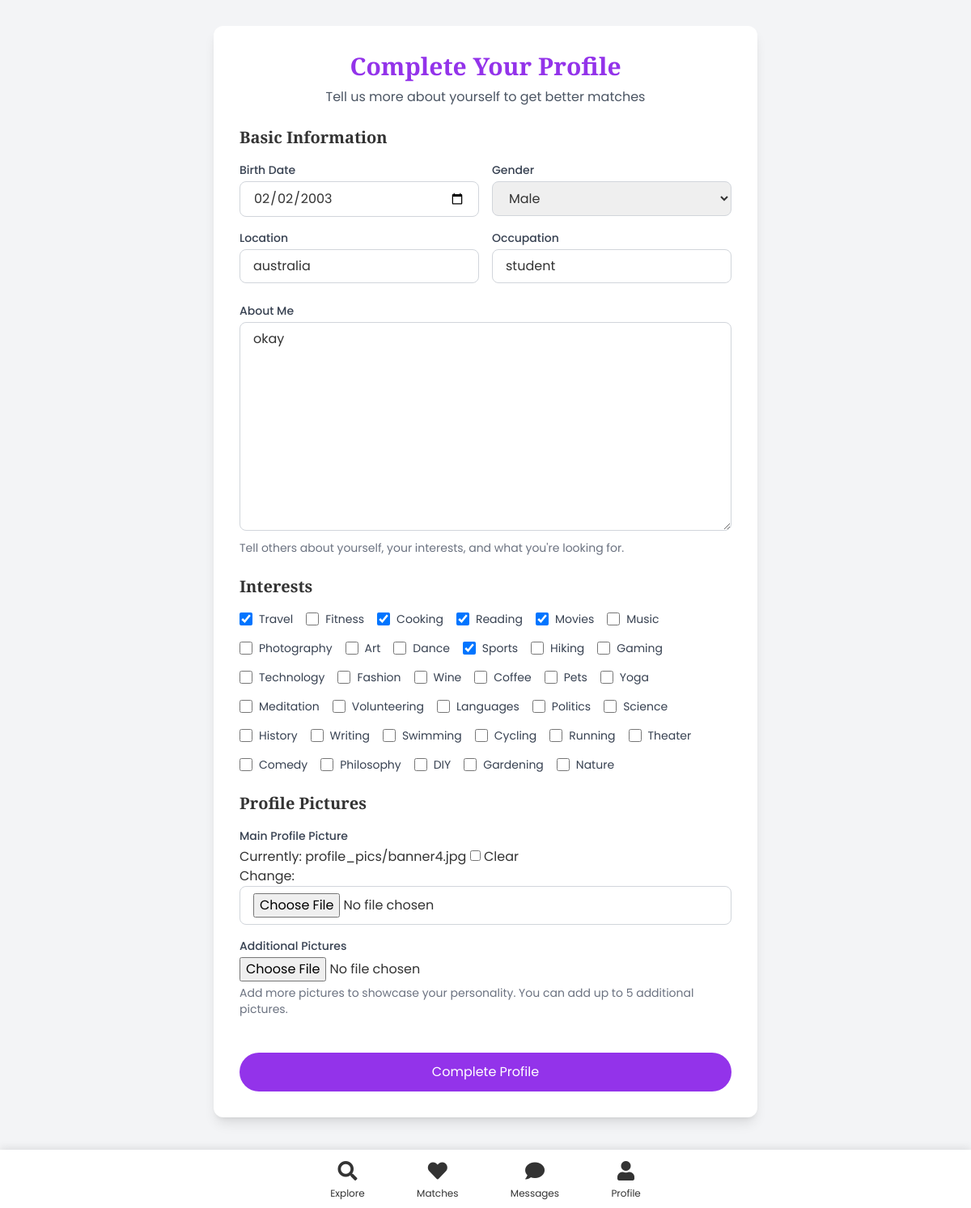
/profile/setup/ (signed in), run on an earlier commit of the app's database.
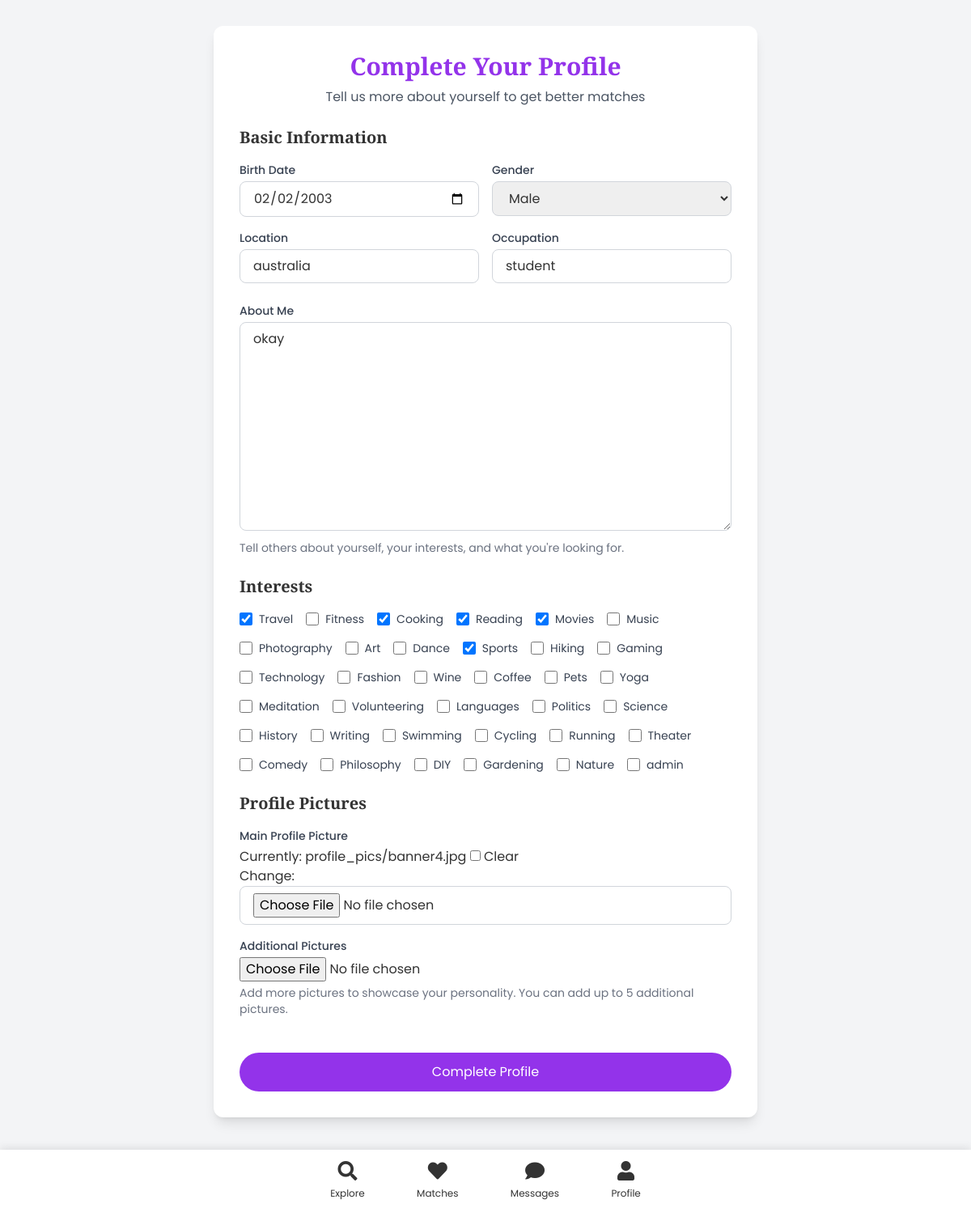
And on a later commit of the database.
### app/models.py (models this page shows, shortened)
class Interest(models.Model):
    name = models.CharField(max_length=50, unique=True)

### app/views.py (the view)
# urls.py: path('profile/setup/', views.profile_setup, name='profile_setup'),
@login_required
def profile_setup(request):
    try:
        profile = request.user.profile
    except UserProfile.DoesNotExist:
        profile = UserProfile.objects.create(user=request.user, gender='O')
    if request.method == 'POST':
        form = UserProfileForm(request.POST, request.FILES, instance=profile)
        picture_form = UserPictureForm(request.POST, request.FILES)
        if form.is_valid():
            form.save()
            if picture_form.is_valid() and request.FILES.getlist('image'):
                for index, image in enumerate(request.FILES.getlist('image')):
                    UserPicture.objects.create(
                        user_profile=profile,
                        image=image,
                        order=index + 1
                    )
            messages.success(request, 'Profile set up successfully!')
            return redirect('explore')
    else:
        form = UserProfileForm(instance=profile)
        picture_form = UserPictureForm()
    interests = Interest.objects.all()
    return render(request, 'app/profile_setup.html', {
        'form': form,
        'picture_form': picture_form,
        'interests': interests
    })

### app/forms.py
class UserPictureForm(forms.Form):
    image = forms.ImageField(
        widget=forms.FileInput(attrs={'accept': 'image/*'}),
        required=False
    )

### templates/app/profile_setup.html (shortened to what this page needs)
{% extends 'app/base.html' %}
{% block content %}
<div class="container mx-auto px-4 py-8 mb-20">
    <div class="max-w-2xl mx-auto bg-white rounded-xl shadow-lg p-8">
        <div class="text-center mb-6">
            <h1 class="text-3xl font-bold text-purple-600">Complete Your Profile</h1>
            <p class="text-gray-600 mt-2">Tell us more about yourself to get better matches</p>
        </div>
        <form method="POST" enctype="multipart/form-data" class="space-y-6">
            <div class="space-y-6">
                <div>
                    <h2 class="text-xl font-semibold mb-4">Basic Information</h2>
                    <div class="grid grid-cols-1 md:grid-cols-2 gap-4">
                        <div>
                            <label for="{{ form.birth_date.id_for_label }}" class="block text-sm font-medium text-gray-700 mb-1">Birth Date</label>
                            {{ form.birth_date }}
                        </div>
                        <div>
                            <label for="{{ form.gender.id_for_label }}" class="block text-sm font-medium text-gray-700 mb-1">Gender</label>
                            {{ form.gender }}
                        </div>
                        <div>
                            <label for="{{ form.location.id_for_label }}" class="block text-sm font-medium text-gray-700 mb-1">Location</label>
                            {{ form.location }}
                        </div>
                        <div>
                            <label for="{{ form.occupation.id_for_label }}" class="block text-sm font-medium text-gray-700 mb-1">Occupation</label>
                            {{ form.occupation }}
                        </div>
                    </div>
                </div>
                <div>
                    <label for="{{ form.bio.id_for_label }}" class="block text-sm font-medium text-gray-700 mb-1">About Me</label>
                    {{ form.bio }}
                    <p class="text-sm text-gray-500 mt-1">Tell others about yourself, your interests, and what you're looking for.</p>
                </div>
                <div>
                    <h2 class="text-xl font-semibold mb-4">Interests</h2>
                    <div class="flex flex-wrap gap-4">
                        {% for interest in interests %}
                        <div class="flex items-center">
                            <input type="checkbox" name="interests" value="{{ interest.id }}" id="interest-{{ interest.id }}"
                                   class="w-4 h-4 text-purple-600 border-gray-300 rounded focus:ring-purple-500"
                                   {% if interest in form.interests.initial %}checked{% endif %}>
                            <label for="interest-{{ interest.id }}" class="ml-2 text-sm text-gray-700">{{ interest.name }}</label>
                        </div>
                        {% endfor %}
                    </div>
                </div>
                <div>
                    <h2 class="text-xl font-semibold mb-4">Profile Pictures</h2>
                    <div class="mb-4">
                        <label for="{{ form.profile_picture.id_for_label }}" class="block text-sm font-medium text-gray-700 mb-1">Main Profile Picture</label>
                        {{ form.profile_picture }}
                    </div>
                    <div>
                        <label for="{{ picture_form.image.id_for_label }}" class="block text-sm font-medium text-gray-700 mb-1">Additional Pictures</label>
                        {{ picture_form.image }}
                        <p class="text-sm text-gray-500 mt-1">Add more pictures to showcase your personality. You can add up to 5 additional pictures.</p>
                    </div>
                </div>
            </div>
            <div class="pt-5">
                <button type="submit" class="w-full py-3 bg-purple-600 text-white rounded-full hover:bg-purple-700 focus:outline-none focus:ring-2 focus:ring-offset-2 focus:ring-purple-500">
                    Complete Profile
                </button>
            </div>
        </form>
    </div>
</div>
{% endblock %}

What changed in the data, as far as the page shows it:
added Interest: name "admin"
